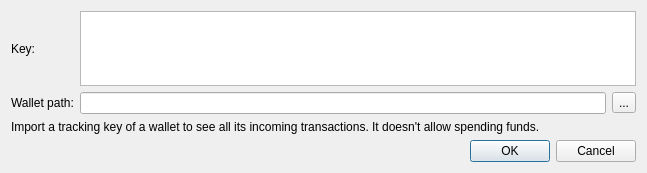
<?xml version="1.0" encoding="UTF-8"?>
<ui version="4.0">
 <class>ImportTrackingKeyDialog</class>
 <widget class="QDialog" name="ImportTrackingKeyDialog">
  <property name="geometry">
   <rect>
    <x>0</x>
    <y>0</y>
    <width>647</width>
    <height>173</height>
   </rect>
  </property>
  <property name="minimumSize">
   <size>
    <width>0</width>
    <height>150</height>
   </size>
  </property>
  <property name="windowTitle">
   <string>Import tracking key</string>
  </property>
  <layout class="QVBoxLayout" name="verticalLayout">
   <item>
    <layout class="QGridLayout" name="gridLayout">
     <item row="1" column="2">
      <widget class="QToolButton" name="m_selectPathButton">
       <property name="text">
        <string>...</string>
       </property>
      </widget>
     </item>
     <item row="0" column="0">
      <widget class="QLabel" name="label">
       <property name="text">
        <string>Key:</string>
       </property>
      </widget>
     </item>
     <item row="1" column="0">
      <widget class="QLabel" name="label_2">
       <property name="text">
        <string>Wallet path:</string>
       </property>
      </widget>
     </item>
     <item row="1" column="1">
      <widget class="QLineEdit" name="m_pathEdit"/>
     </item>
     <item row="0" column="1" colspan="2">
      <widget class="QTextEdit" name="m_keyEdit"/>
     </item>
    </layout>
   </item>
   <item>
    <widget class="QLabel" name="label_3">
     <property name="text">
      <string>Import a tracking key of a wallet to see all its incoming transactions. It doesn't allow spending funds.</string>
     </property>
    </widget>
   </item>
   <item>
    <spacer name="verticalSpacer">
     <property name="orientation">
      <enum>Qt::Vertical</enum>
     </property>
     <property name="sizeHint" stdset="0">
      <size>
       <width>20</width>
       <height>2</height>
      </size>
     </property>
    </spacer>
   </item>
   <item>
    <layout class="QHBoxLayout" name="horizontalLayout">
     <item>
      <spacer name="horizontalSpacer">
       <property name="orientation">
        <enum>Qt::Horizontal</enum>
       </property>
       <property name="sizeHint" stdset="0">
        <size>
         <width>40</width>
         <height>20</height>
        </size>
       </property>
      </spacer>
     </item>
     <item>
      <widget class="QPushButton" name="m_okButton">
       <property name="text">
        <string>OK</string>
       </property>
       <property name="autoDefault">
        <bool>false</bool>
       </property>
       <property name="default">
        <bool>true</bool>
       </property>
      </widget>
     </item>
     <item>
      <widget class="QPushButton" name="m_cancelButton">
       <property name="text">
        <string>Cancel</string>
       </property>
       <property name="autoDefault">
        <bool>false</bool>
       </property>
      </widget>
     </item>
    </layout>
   </item>
  </layout>
 </widget>
 <resources/>
 <connections>
  <connection>
   <sender>m_selectPathButton</sender>
   <signal>clicked()</signal>
   <receiver>ImportTrackingKeyDialog</receiver>
   <slot>selectPathClicked()</slot>
   <hints>
    <hint type="sourcelabel">
     <x>620</x>
     <y>54</y>
    </hint>
    <hint type="destinationlabel">
     <x>323</x>
     <y>65</y>
    </hint>
   </hints>
  </connection>
  <connection>
   <sender>m_okButton</sender>
   <signal>clicked()</signal>
   <receiver>ImportTrackingKeyDialog</receiver>
   <slot>accept()</slot>
   <hints>
    <hint type="sourcelabel">
     <x>594</x>
     <y>102</y>
    </hint>
    <hint type="destinationlabel">
     <x>323</x>
     <y>65</y>
    </hint>
   </hints>
  </connection>
  <connection>
   <sender>m_cancelButton</sender>
   <signal>clicked()</signal>
   <receiver>ImportTrackingKeyDialog</receiver>
   <slot>reject()</slot>
   <hints>
    <hint type="sourcelabel">
     <x>511</x>
     <y>102</y>
    </hint>
    <hint type="destinationlabel">
     <x>323</x>
     <y>65</y>
    </hint>
   </hints>
  </connection>
 </connections>
 <slots>
  <slot>selectPathClicked()</slot>
 </slots>
</ui>
